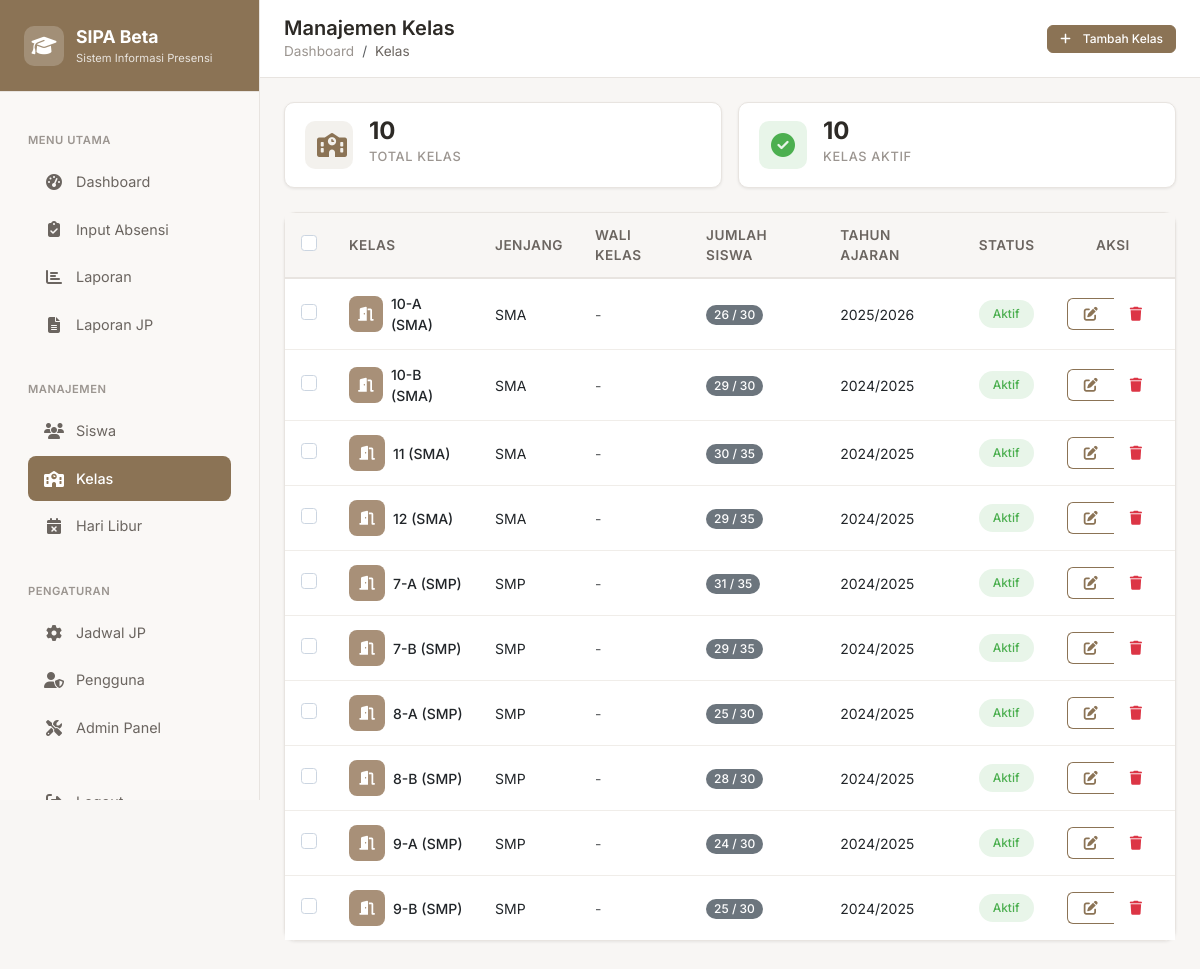
The page /manage/classrooms/ (signed in) on the database its author committed.
### attendance/models.py (models this page shows, shortened)
class BaseModel(models.Model):
    id = models.UUIDField(primary_key=True, default=uuid.uuid4, editable=False)
    created_at = models.DateTimeField(auto_now_add=True)
    updated_at = models.DateTimeField(auto_now=True)
    created_by = models.ForeignKey(
        User,
        on_delete=models.SET_NULL,
        null=True,
        blank=True,
        related_name='%(class)s_created'
    )
    updated_by = models.ForeignKey(
        User,
        on_delete=models.SET_NULL,
        null=True,
        blank=True,
        related_name='%(class)s_updated'
    )
    class Meta:
        abstract = True

class Classroom(BaseModel):
    academic_level = models.ForeignKey(
        AcademicLevel,
        on_delete=models.CASCADE,
        help_text="Academic level (SMP/SMA)"
    )
    grade = models.PositiveIntegerField(help_text="Grade level (7, 8, 9, 10, 11, 12)")
    section = models.CharField(
        max_length=5,
        blank=True,
        help_text="Class section (A, B, C, etc.)"
    )
    name = models.CharField(max_length=50, help_text="Display name for the classroom")
    capacity = models.PositiveIntegerField(default=30)
    room_number = models.CharField(max_length=20, blank=True)
    homeroom_teacher = models.ForeignKey(
        User,
        on_delete=models.SET_NULL,
        null=True,
        blank=True,
        related_name='homeroom_classes'
    )
    is_active = models.BooleanField(default=True)
    academic_year = models.CharField(
        max_length=9,
        help_text="Academic year (e.g., 2024/2025)"
    )
    class Meta:
        unique_together = ['academic_level', 'grade', 'section', 'academic_year']
        ordering = ['academic_level', 'grade', 'section']
        indexes = [
            models.Index(fields=['academic_level', 'grade']),
            models.Index(fields=['is_active']),
            models.Index(fields=['academic_year']),
        ]
        verbose_name = 'Classroom'
        verbose_name_plural = 'Classrooms'
    def __str__(self):
        if self.section:
            return f"{self.grade}-{self.section} ({self.academic_level.code})"
        return f"{self.grade} ({self.academic_level.code})"

class AcademicLevel(models.Model):
    LEVEL_CHOICES = [
        ('SMP', 'Sekolah Menengah Pertama'),
        ('SMA', 'Sekolah Menengah Atas'),
        ('MA', 'Madrasah Aliyah'),
        ('MTS', 'Madrasah Tsanawiyah'),
    ]
    code = models.CharField(max_length=10, unique=True, primary_key=True)
    name = models.CharField(max_length=50)
    level_type = models.CharField(max_length=10, choices=LEVEL_CHOICES)
    description = models.TextField(blank=True)
    is_active = models.BooleanField(default=True)
    min_grade = models.PositiveIntegerField(help_text="Minimum grade level (e.g., 7 for SMP)")
    max_grade = models.PositiveIntegerField(help_text="Maximum grade level (e.g., 9 for SMP)")
    created_at = models.DateTimeField(default=timezone.now)
    updated_at = models.DateTimeField(auto_now=True)
    class Meta:
        ordering = ['level_type', 'code']
        verbose_name = 'Academic Level'
        verbose_name_plural = 'Academic Levels'

### attendance/views.py (the view)
# urls.py: path('manage/classrooms/', views.manage_classroom_list, name='manage_classroom_list'),
@login_required
def manage_classroom_list(request):
    try:
        classrooms = Classroom.objects.select_related(
            'academic_level', 'homeroom_teacher'
        ).annotate(
            student_count_val=models.Count('students', filter=models.Q(students__is_active=True))
        ).order_by('academic_level__code', 'grade', 'section')
        paginator = Paginator(classrooms, 20)
        page_number = request.GET.get('page', 1)
        page_obj = paginator.get_page(page_number)
        total_classrooms = Classroom.objects.count()
        active_classrooms = Classroom.objects.filter(is_active=True).count()
        context = {
            'classrooms': page_obj,
            'total_classrooms': total_classrooms,
            'active_classrooms': active_classrooms,
        }
    except Exception as e:
        logger.error(f"Error loading classroom list: {str(e)}")
        messages.error(request, "Terjadi kesalahan saat memuat data kelas")
        context = {'classrooms': []}
    return render(request, 'manage/classrooms/list.html', context)

### attendance/context_processors.py (called while the page is built)
def app_context(request):
    return {
        'app_config': getattr(settings, 'SIPA_YAUMI', {}),
        'app_name': getattr(settings, 'SIPA_YAUMI', {}).get('APP_NAME', 'SIPA Beta '),
        'school_name': getattr(settings, 'SIPA_YAUMI', {}).get('SCHOOL_NAME', 'PESANTREN YAUMI YOGYAKARTA'),
        'app_version': getattr(settings, 'SIPA_YAUMI', {}).get('VERSION', '1.0.0'),
    }

### templates/manage/classrooms/list.html (shortened to what this page needs)
{% extends 'manage/base_list.html' %}
{% load static %}
{% block page_title %}Manajemen Kelas{% endblock %}
{% block breadcrumb_items %}
<li class="breadcrumb-item active">Kelas</li>
{% endblock %}
{% block page_actions %}
{% if user.is_superuser %}
<a href="{% url 'manage_classroom_create' %}" class="btn btn-primary btn-sm">
    <i class="fas fa-plus me-1"></i> Tambah Kelas
</a>
{% endif %}
{% endblock %}
{% block stats_row %}
<div class="stats-row">
    <div class="stat-card">
        <div class="stat-icon primary">
            <i class="fas fa-school"></i>
        </div>
        <div>
            <div class="stat-value">{{ total_classrooms }}</div>
            <div class="stat-label">Total Kelas</div>
        </div>
    </div>
    <div class="stat-card">
        <div class="stat-icon success">
            <i class="fas fa-check-circle"></i>
        </div>
        <div>
            <div class="stat-value">{{ active_classrooms }}</div>
            <div class="stat-label">Kelas Aktif</div>
        </div>
    </div>
</div>
{% endblock %}
{% block list_content %}
<div class="card">
    <div class="card-body p-0">
        <form method="post" action="{% url 'bulk_action' %}" id="bulkForm">
            <div class="table-responsive">
                <table class="table table-hover mb-0">
                    <thead>
                        <tr>
                            {% if user.is_superuser %}
                            <th style="width: 40px;">
                                <input type="checkbox" class="form-check-input" id="selectAll">
                            </th>
                            {% endif %}
                            <th>Kelas</th>
                            <th>Jenjang</th>
                            <th>Wali Kelas</th>
                            <th>Jumlah Siswa</th>
                            <th>Tahun Ajaran</th>
                            <th>Status</th>
                            {% if user.is_superuser %}
                            <th style="width: 120px;" class="text-center">Aksi</th>
                            {% endif %}
                        </tr>
                    </thead>
                    <tbody>
                        {% for classroom in classrooms %}
                        <tr>
                            {% if user.is_superuser %}
                            <td>
                                <input type="checkbox" class="form-check-input row-checkbox"
                                       name="selected_ids" value="{{ classroom.pk }}">
                            </td>
                            {% endif %}
                            <td data-label="Kelas">
                                <div class="d-flex align-items-center">
                                    <div class="classroom-icon me-2">
                                        <i class="fas fa-door-open"></i>
                                    </div>
                                    <div>
                                        <span class="editable fw-medium" data-field="name" data-id="{{ classroom.pk }}" data-model="classroom">{{ classroom }}</span>
                                    </div>
                                </div>
                            </td>
                            <td data-label="Jenjang">{{ classroom.academic_level.code }}</td>
                            <td data-label="Wali Kelas">
                                {% if classroom.homeroom_teacher %}
                                {{ classroom.homeroom_teacher.get_full_name|default:classroom.homeroom_teacher.username }}
                                {% else %}
                                <span class="text-muted">-</span>
                                {% endif %}
                            </td>
                            <td data-label="Jumlah Siswa">
                                <span class="badge bg-secondary">{{ classroom.student_count_val }} / {{ classroom.capacity }}</span>
                            </td>
                            <td data-label="Tahun Ajaran">{{ classroom.academic_year }}</td>
                            <td data-label="Status">
                                {% if classroom.is_active %}
                                <span class="status-badge status-hadir">Aktif</span>
                                {% else %}
                                <span class="status-badge status-alpa">Nonaktif</span>
                                {% endif %}
                            </td>
                            <td class="text-center">
                                {% if user.is_superuser %}
                                <div class="btn-group btn-group-sm">
                                    <a href="{% url 'manage_classroom_edit' classroom.pk %}"
                                       class="btn btn-outline-primary" title="Edit">
                                        <i class="fas fa-edit"></i>
                                    </a>
                                    <button type="button" class="btn btn-outline-danger" title="Hapus"
                                            data-bs-toggle="modal"
                                            data-bs-target="#deleteModal"
                                            data-delete-id="{{ classroom.pk }}"
                                            data-delete-name="{{ classroom }}"
                                            data-delete-url="{% url 'manage_classroom_delete' classroom.pk %}">
                                        <i class="fas fa-trash"></i>
                                    </button>
                                </div>
                                {% else %}
                                <span class="text-muted">-</span>
                                {% endif %}
                            </td>
                        </tr>
                        {% endfor %}
                    </tbody>
                </table>
            </div>
        </form>
    </div>
</div>
{% endblock %}

### static/css/main.css (style rules this page uses)
:root { --primary-50: #EEF2FF; --primary-100: #E0E7FF; --primary-200: #C7D2FE; --primary-300: #A5B4FC; --primary-400: #818CF8; --primary-500: #6366F1; --primary-600: #4F46E5; --primary-700: #4338CA; --primary-800: #3730A3; --primary-900: #312E81; --primary: var(--primary-600); --primary-hover: var(--primary-700); --primary-light: var(--primary-100); --slate-50: #F8FAFC; --slate-100: #F1F5F9; --slate-200: #E2E8F0; --slate-300: #CBD5E1; --slate-400: #94A3B8; --slate-500: #64748B; --slate-600: #475569; --slate-700: #334155; --slate-800: #1E293B; --slate-900: #0F172A; --status-hadir: #22C55E; --status-hadir-bg: #DCFCE7; --status-hadir-hover: #16A34A; --status-hadir-text: #166534; --status-sakit: #EAB308; --status-sakit-bg: #FEF9C3; --status-sakit-hover: #CA8A04; --status-sakit-text: #854D0E; --status-izin: #3B82F6; --status-izin-bg: #DBEAFE; --status-izin-hover: #2563EB; --status-izin-text: #1E40AF; --status-alpa: #EF4444; --status-alpa-bg: #FEE2E2; --status-alpa-hover: #DC2626; --status-alpa-text: #991B1B; --success: var(--status-hadir); --success-bg: var(--status-hadir-bg); --warning: var(--status-sakit); --warning-bg: var(--status-sakit-bg); --info: var(--status-izin); --info-bg: var(--status-izin-bg); --danger: var(--status-alpa); --danger-bg: var(--status-alpa-bg); --bg-white: #FFFFFF; --bg-light: var(--slate-50); --bg-muted: var(--slate-100); --bg-dark: var(--slate-900); --text-primary: var(--slate-900); --text-secondary: var(--slate-500); --text-muted: var(--slate-400); --text-light: var(--slate-300); --text-white: #FFFFFF; --border-color: var(--slate-200); --border-light: var(--slate-100); --border-dark: var(--slate-300); --spacing-0: 0; --spacing-1: 0.25rem; --spacing-2: 0.5rem; --spacing-3: 0.75rem; --spacing-4: 1rem; --spacing-5: 1.25rem; --spacing-6: 1.5rem; --spacing-8: 2rem; --spacing-10: 2.5rem; --spacing-12: 3rem; --spacing-16: 4rem; --radius-none: 0; --radius-sm: 4px; --radius-md: 6px; --radius-lg: 8px; --radius-xl: 12px; --radius-2xl: 16px; --radius-full: 9999px; --shadow-xs: 0 1px 2px 0 rgb(0 0 0 / 0.05); --shadow-sm: 0 1px 3px 0 rgb(0 0 0 / 0.1), 0 1px 2px -1px rgb(0 0 0 / 0.1); --shadow-md: 0 4px 6px -1px rgb(0 0 0 / 0.1), 0 2px 4px -2px rgb(0 0 0 / 0.1); --shadow-lg: 0 10px 15px -3px rgb(0 0 0 / 0.1), 0 4px 6px -4px rgb(0 0 0 / 0.1); --shadow-xl: 0 20px 25px -5px rgb(0 0 0 / 0.1), 0 8px 10px -6px rgb(0 0 0 / 0.1); --shadow-2xl: 0 25px 50px -12px rgb(0 0 0 / 0.25); --shadow-inner: inset 0 2px 4px 0 rgb(0 0 0 / 0.05); --shadow-none: 0 0 #0000; --shadow-focus: 0 0 0 3px var(--primary-100); --shadow-focus-danger: 0 0 0 3px var(--status-alpa-bg); --font-family: 'Inter', -apple-system, BlinkMacSystemFont, 'Segoe UI', Roboto, 'Helvetica Neue', Arial, sans-serif; --font-family-mono: ui-monospace, SFMono-Regular, 'SF Mono', Menlo, Consolas, monospace; --text-xs: 0.75rem; --text-sm: 0.875rem; --text-base: 1rem; --text-lg: 1.125rem; --text-xl: 1.25rem; --text-2xl: 1.5rem; --text-3xl: 1.875rem; --text-4xl: 2.25rem; --font-normal: 400; --font-medium: 500; --font-semibold: 600; --font-bold: 700; --leading-none: 1; --leading-tight: 1.25; --leading-snug: 1.375; --leading-normal: 1.5; --leading-relaxed: 1.625; --sidebar-width: 260px; --sidebar-collapsed-width: 64px; --header-height: 64px; --content-max-width: 1400px; --transition-fast: 150ms ease; --transition-base: 200ms ease; --transition-slow: 300ms ease; --z-dropdown: 100; --z-sticky: 200; --z-fixed: 300; --z-modal-backdrop: 400; --z-modal: 500; --z-popover: 600; --z-tooltip: 700; --z-toast: 800; }
*, *::before, *::after { box-sizing: border-box; }
html { font-size: 16px; -webkit-text-size-adjust: 100%; -webkit-font-smoothing: antialiased; -moz-osx-font-smoothing: grayscale; }
body { margin: 0; font-family: var(--font-family); font-size: var(--text-base); font-weight: var(--font-normal); line-height: var(--leading-normal); color: var(--text-primary); background-color: var(--bg-light); }
a { color: var(--primary); text-decoration: none; transition: color var(--transition-fast); }
.text-muted { color: var(--text-muted); }

### static/css/responsive.css (style rules this page uses)
.card { margin-bottom: var(--spacing-4); }
.card-body { padding: var(--spacing-4); }
.table-responsive { border: none; overflow-x: auto; -webkit-overflow-scrolling: touch; }
.table-responsive .table { min-width: 600px; }
.status-badge { font-size: 0.75rem; padding: var(--spacing-1) var(--spacing-2); }
@media (min-width: 992px) { .card-body { padding: var(--spacing-5); } }
@media (min-width: 992px) { .table-responsive .table { min-width: auto; } }

### rows shown on the page
Classroom: section+grade+academic_level "10-A (SMA)", academic_level.code "SMA", student_count_val "26", capacity "30", academic_year "2025/2026", is_active "Aktif"
Classroom: section+grade+academic_level "10-B (SMA)", academic_level.code "SMA", student_count_val "29", capacity "30", academic_year "2024/2025", is_active "Aktif"
Classroom: section+grade+academic_level "11 (SMA)", academic_level.code "SMA", student_count_val "30", capacity "35", academic_year "2024/2025", is_active "Aktif"
Classroom: section+grade+academic_level "12 (SMA)", academic_level.code "SMA", student_count_val "29", capacity "35", academic_year "2024/2025", is_active "Aktif"
Classroom: section+grade+academic_level "7-A (SMP)", academic_level.code "SMP", student_count_val "31", capacity "35", academic_year "2024/2025", is_active "Aktif"
Classroom: section+grade+academic_level "7-B (SMP)", academic_level.code "SMP", student_count_val "29", capacity "35", academic_year "2024/2025", is_active "Aktif"
Classroom: section+grade+academic_level "8-A (SMP)", academic_level.code "SMP", student_count_val "25", capacity "30", academic_year "2024/2025", is_active "Aktif"
Classroom: section+grade+academic_level "8-B (SMP)", academic_level.code "SMP", student_count_val "28", capacity "30", academic_year "2024/2025", is_active "Aktif"
Classroom: section+grade+academic_level "9-A (SMP)", academic_level.code "SMP", student_count_val "24", capacity "30", academic_year "2024/2025", is_active "Aktif"
Classroom: section+grade+academic_level "9-B (SMP)", academic_level.code "SMP", student_count_val "25", capacity "30", academic_year "2024/2025", is_active "Aktif"

### other values the page prints
{{ total_classrooms }} "10"
{{ active_classrooms }} "10"
